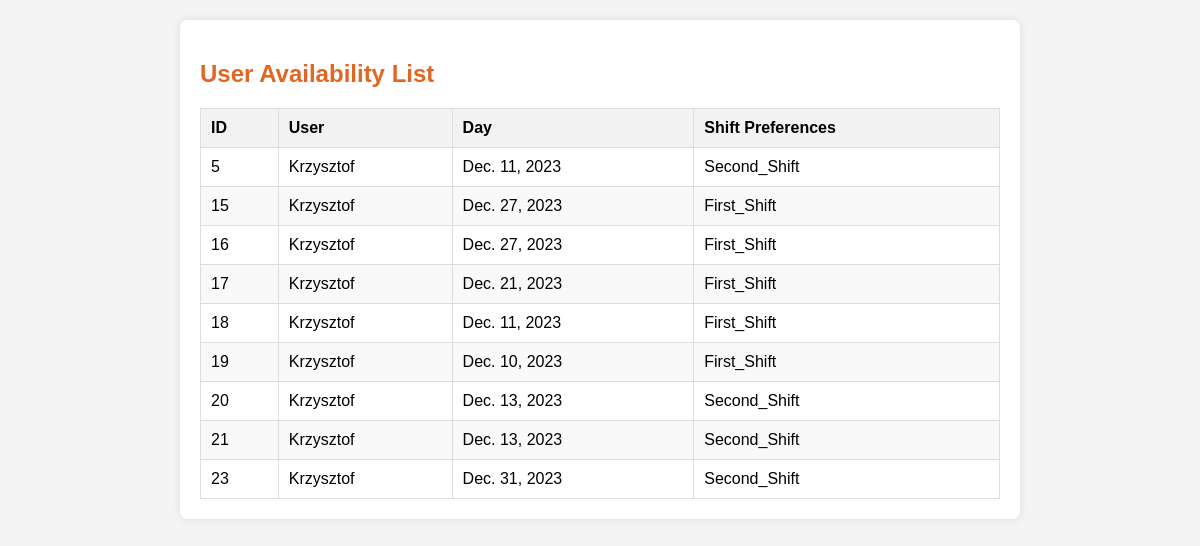
Screenshot of /availability_list (signed in) with the database file from the repository.
### viewer/models.py (models this page shows, shortened)
class UserAvailability(models.Model):
    objects = None
    user_availability_id = models.AutoField(primary_key=True)
    user_id = models.ForeignKey(User, on_delete=models.CASCADE)  # Upewnij się, że to pole istnieje
    day = models.DateField(blank=True)
    shift_preferences = models.CharField(max_length=20, choices=SHIFT_CHOICES)

### viewer/views.py (the view)
# urls.py: path('availability_list', views.availability_list, name='availability_list'),
def availability_list(request):
    if request.user.is_staff:
        user_availabilities = UserAvailability.objects.all()
    else:
        user_availabilities = UserAvailability.objects.filter(user_id=request.user)
    context = {
        'user_availabilities': user_availabilities,
    }
    return render(request, 'schedule/availability_list.html', context)

### viewer/templates/schedule/availability_list.html (shortened to what this page needs)
<!DOCTYPE html>
<html lang="en">
<head>
</head>
<body>
<div class="container">
    <h2>User Availability List</h2>
    {% if user_availabilities %}
        <table class="availability-table">
            <thead>
                <tr>
                    <th onclick="sortTable(0)">ID</th>
                    <th onclick="sortTable(1)">User</th>
                    <th onclick="sortTable(2)">Day</th>
                    <th onclick="sortTable(3)">Shift Preferences</th>
                </tr>
            </thead>
            <tbody>
                {% for availability in user_availabilities %}
                    <tr>
                        <td>{{ availability.user_availability_id }}</td>
                        <td>{{ availability.user_id.username }}</td>
                        <td>{{ availability.day }}</td>
                        <td>{{ availability.shift_preferences }}</td>
                    </tr>
                {% endfor %}
            </tbody>
        </table>
    {% else %}
        <p>No availabilities found.</p>
    {% endif %}
</div>
</body>
</html>

### viewer/templates/schedule/availability_list.html (style rules this page uses)
body { font-family: Arial, sans-serif; background-color: #f4f4f4; margin: 0; padding: 0; }
.container { max-width: 800px; margin: 20px auto; background-color: #fff; padding: 20px; box-shadow: 0 0 10px rgba(0, 0, 0, 0.1); border-radius: 8px; }
h2 { color: rgba(224, 91, 19, 0.94); }
.availability-table { width: 100%; border-collapse: collapse; margin-top: 20px; }
.availability-table th, .availability-table td { border: 1px solid #ddd; padding: 10px; text-align: left; cursor: pointer; }
.availability-table th { background-color: #f2f2f2; }
.availability-table tbody tr:nth-child(even) { background-color: #f9f9f9; }

### rows the page displays
UserAvailability: user_availability_id "5", user_id.username "Krzysztof", day "Dec. 11, 2023", shift_preferences "Second_Shift"
UserAvailability: user_availability_id "15", user_id.username "Krzysztof", day "Dec. 27, 2023", shift_preferences "First_Shift"
UserAvailability: user_availability_id "16", user_id.username "Krzysztof", day "Dec. 27, 2023", shift_preferences "First_Shift"
UserAvailability: user_availability_id "17", user_id.username "Krzysztof", day "Dec. 21, 2023", shift_preferences "First_Shift"
UserAvailability: user_availability_id "18", user_id.username "Krzysztof", day "Dec. 11, 2023", shift_preferences "First_Shift"
UserAvailability: user_availability_id "19", user_id.username "Krzysztof", day "Dec. 10, 2023", shift_preferences "First_Shift"
UserAvailability: user_availability_id "20", user_id.username "Krzysztof", day "Dec. 13, 2023", shift_preferences "Second_Shift"
UserAvailability: user_availability_id "21", user_id.username "Krzysztof", day "Dec. 13, 2023", shift_preferences "Second_Shift"
UserAvailability: user_availability_id "23", user_id.username "Krzysztof", day "Dec. 31, 2023", shift_preferences "Second_Shift"
